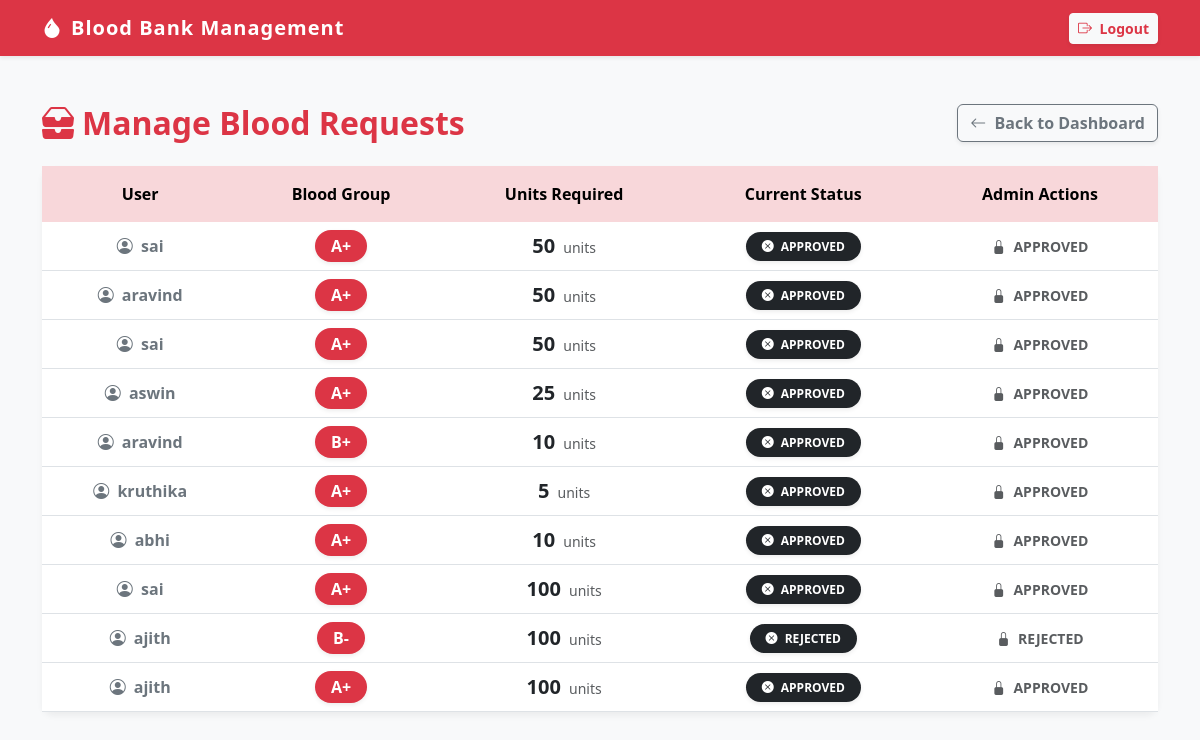
Before: /requests/admin-requests/ (signed in) with the older database file.
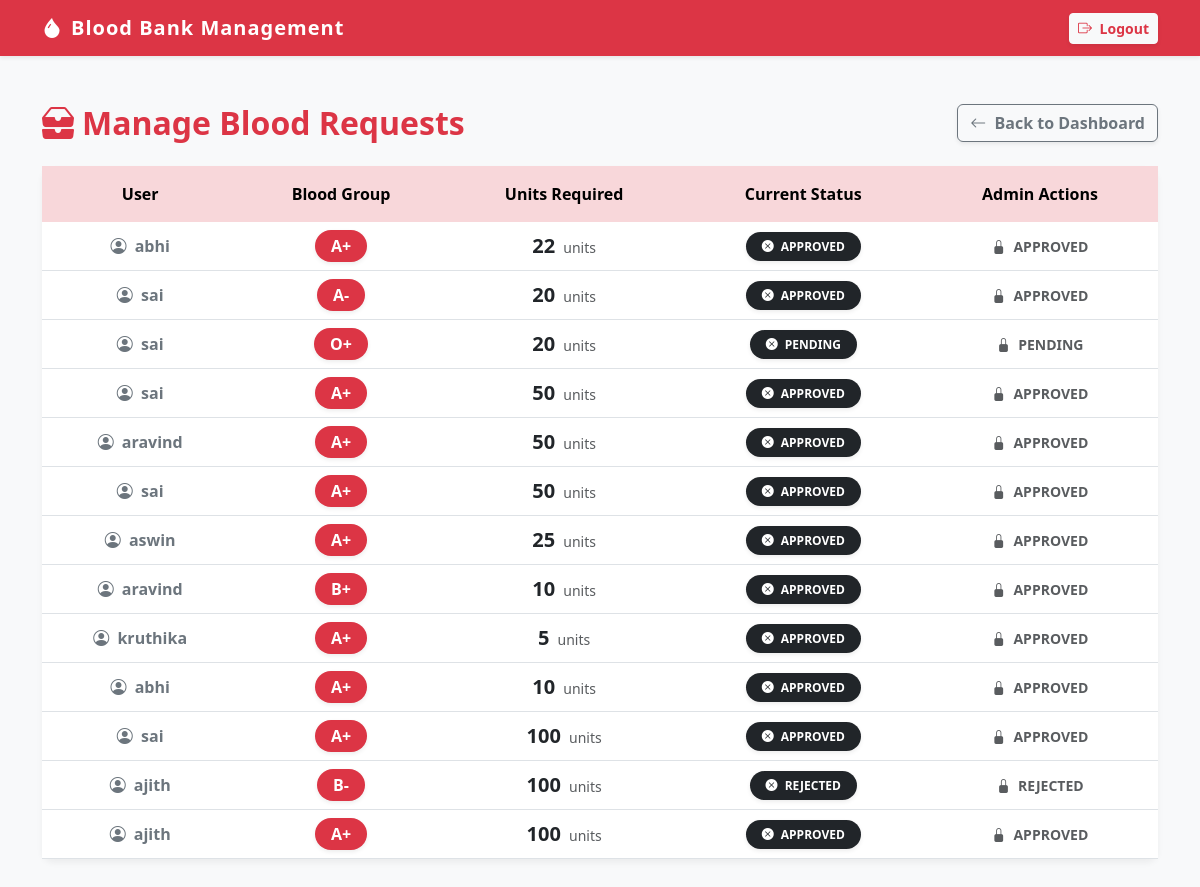
After: the same page with the newer database file.
### requests_app/models.py (models this page shows, shortened)
class BloodRequest(models.Model):
    STATUS_CHOICES = (
        ('PENDING', 'Pending'),
        ('APPROVED', 'Approved'),
        ('REJECTED', 'Rejected'),
    )
    user = models.ForeignKey(User, on_delete=models.CASCADE)
    blood_group = models.ForeignKey(BloodGroup, on_delete=models.CASCADE)
    units_required = models.PositiveIntegerField()
    status = models.CharField(
        max_length=20,
        choices=STATUS_CHOICES,
        default='PENDING'
    )
    request_date = models.DateTimeField(auto_now_add=True)

### accounts/models.py (models this page shows, shortened)
class User(AbstractUser):
    ROLE_CHOICES = (
        ('ADMIN', 'Admin'),
        ('DONOR', 'Donor'),
        ('REQUESTER', 'Requester'),
    )
    role = models.CharField(max_length=20, choices=ROLE_CHOICES)

### inventory/models.py (models this page shows)
class BloodGroup(models.Model):
    blood_group = models.CharField(max_length=5, unique=True)
    def __str__(self):
        return self.blood_group

### requests_app/views.py (the view, shortened to what this page needs)
# urls.py: path('admin-requests/', views.admin_requests, name='admin_requests'),
@login_required
def admin_requests(request):
    if not request.user.is_staff:
        return redirect('dashboard')
    requests = BloodRequest.objects.all().order_by('-request_date')
    return render(request, 'admin_requests.html', {
        'requests': requests
    })

### templates/admin_requests.html (shortened to what this page needs)
<!DOCTYPE html>
<html lang="en">
<head>
    <link href="https://cdn.jsdelivr.net/npm/bootstrap@5.3.0/dist/css/bootstrap.min.css" rel="stylesheet">
    <link rel="stylesheet" href="https://cdn.jsdelivr.net/npm/bootstrap-icons@1.10.5/font/bootstrap-icons.css">
</head>
<body>
    <nav class="navbar navbar-expand-lg navbar-dark bg-danger shadow-sm">
        <div class="container">
            <a class="navbar-brand" href="#">
                <i class="bi bi-droplet-fill me-2"></i>Blood Bank Management
            </a>
            <div class="ms-auto">
                <a href="{% url 'logout' %}" class="btn btn-sm btn-light text-danger fw-bold shadow-sm">
                    <i class="bi bi-box-arrow-right me-1"></i> Logout
                </a>
            </div>
        </div>
    </nav>
    <div class="container mt-5">
        <div class="d-flex justify-content-between align-items-center mb-4">
            <h2 class="text-danger fw-bold mb-0">
                <i class="bi bi-inboxes-fill me-2"></i>Manage Blood Requests
            </h2>
            <a href="/dashboard/" class="btn btn-outline-secondary fw-bold shadow-sm">
                <i class="bi bi-arrow-left me-1"></i> Back to Dashboard
            </a>
        </div>
        <div class="card mb-5">
            <div class="card-body p-0">
                <div class="table-responsive">
                    <table class="table table-hover table-borderless align-middle text-center mb-0">
                        <thead class="table-danger text-danger">
                            <tr>
                                <th class="py-3">User</th>
                                <th class="py-3">Blood Group</th>
                                <th class="py-3">Units Required</th>
                                <th class="py-3">Current Status</th>
                                <th class="py-3">Admin Actions</th>
                            </tr>
                        </thead>
                        <tbody>
                            {% for req in requests %}
                            <tr class="border-bottom">
                                <td class="fw-semibold text-secondary">
                                    <i class="bi bi-person-circle me-1"></i> {{ req.user.username }}
                                </td>
                                <td>
                                    <span class="badge bg-danger fs-6 px-3 py-2 rounded-pill shadow-sm">
                                        {{ req.blood_group }}
                                    </span>
                                </td>
                                <td>
                                    <span class="fw-bold fs-5 text-dark">{{ req.units_required }}</span>
                                    <span class="text-muted small ms-1">units</span>
                                </td>
                                <td>
                                    {% if req.status == "Pending" %}
                                        <span class="badge bg-warning text-dark px-3 py-2 rounded-pill shadow-sm">
                                            <i class="bi bi-hourglass-split me-1"></i> Pending
                                        </span>
                                    {% elif req.status == "Approved" %}
                                        <span class="badge bg-success px-3 py-2 rounded-pill shadow-sm">
                                            <i class="bi bi-check-circle-fill me-1"></i> Approved
                                        </span>
                                    {% else %}
                                        <span class="badge bg-dark px-3 py-2 rounded-pill shadow-sm">
                                            <i class="bi bi-x-circle-fill me-1"></i> {{ req.status }}
                                        </span>
                                    {% endif %}
                                </td>
                                <td>
                                    {% if req.status == "Pending" %}
                                        <div class="d-flex justify-content-center gap-2">
                                            <form method="POST" action="" class="table-form">
                                                {% csrf_token %}
                                                <input type="hidden" name="request_id" value="{{ req.id }}">
                                                <input type="hidden" name="action" value="approve">
                                                <button type="submit" class="btn btn-sm btn-success fw-bold shadow-sm">
                                                    <i class="bi bi-check-lg me-1"></i> Approve
                                                </button>
                                            </form>
                                            <form method="POST" action="" class="table-form">
                                                {% csrf_token %}
                                                <input type="hidden" name="request_id" value="{{ req.id }}">
                                                <input type="hidden" name="action" value="reject">
                                                <button type="submit" class="btn btn-sm btn-outline-danger fw-bold shadow-sm bg-white">
                                                    <i class="bi bi-x-lg me-1"></i> Reject
                                                </button>
                                            </form>
                                        </div>
                                    {% else %}
                                        <span class="text-muted fw-bold small text-uppercase">
                                            <i class="bi bi-lock-fill me-1"></i> {{ req.status }}
                                        </span>
                                    {% endif %}
                                </td>
                            </tr>
                            {% endfor %}
                        </tbody>
                    </table>
                </div>
            </div>
        </div>
        </div>
</body>
</html>

### templates/admin_requests.html (style rules this page uses)
body { background-color: #f8f9fa; }
.navbar-brand { font-weight: bold; letter-spacing: 1px; }
.card { border: none; border-radius: 12px; box-shadow: 0 4px 6px rgba(0,0,0,0.05); }

Changed rows visible on the page:
added BloodRequest: user.username "abhi", blood_group "A+", units_required "22", status "APPROVED"
added BloodRequest: user.username "sai", blood_group "A-", units_required "20", status "APPROVED"
added BloodRequest: user.username "sai", blood_group "O+", units_required "20", status "PENDING"
